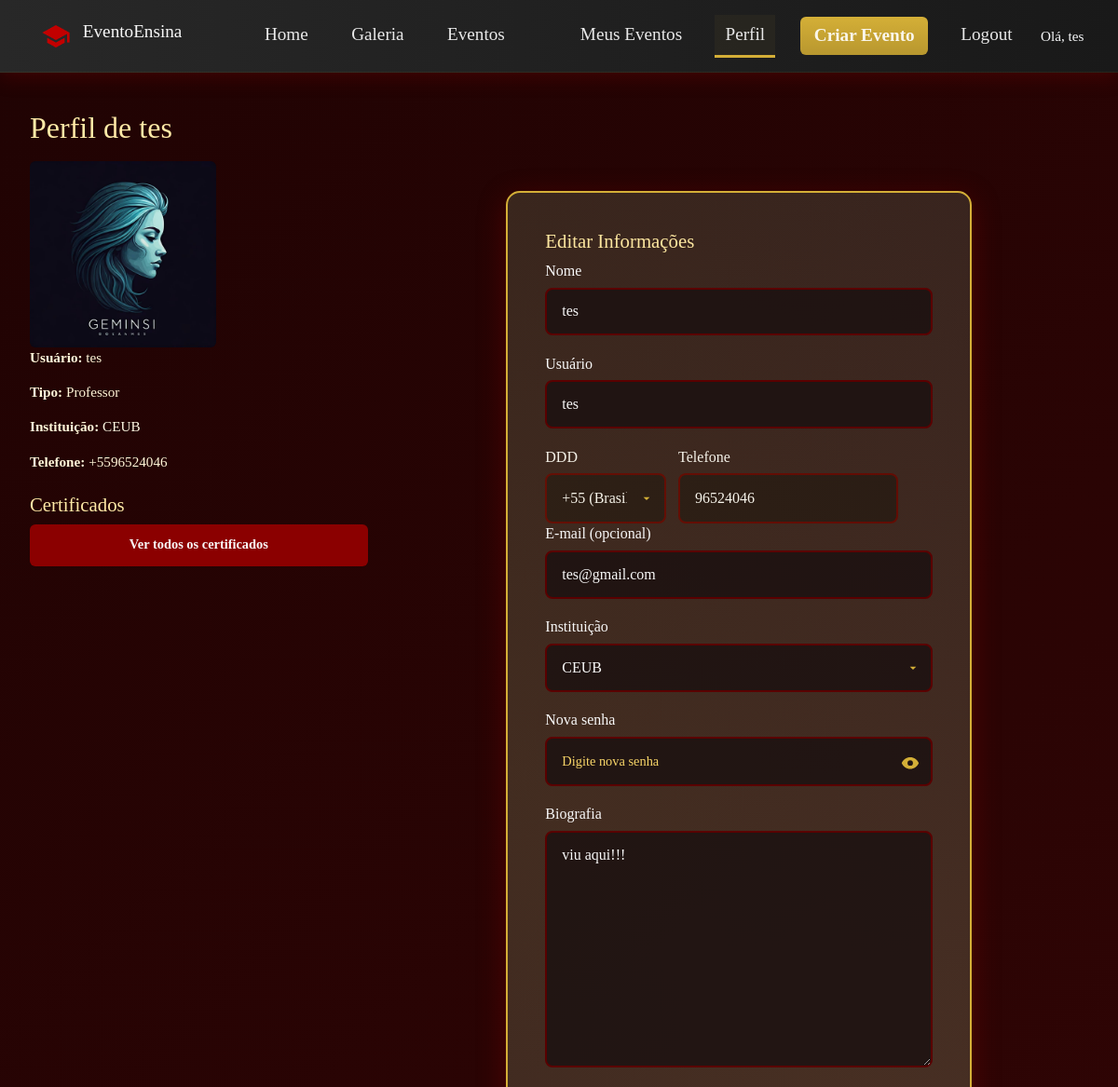
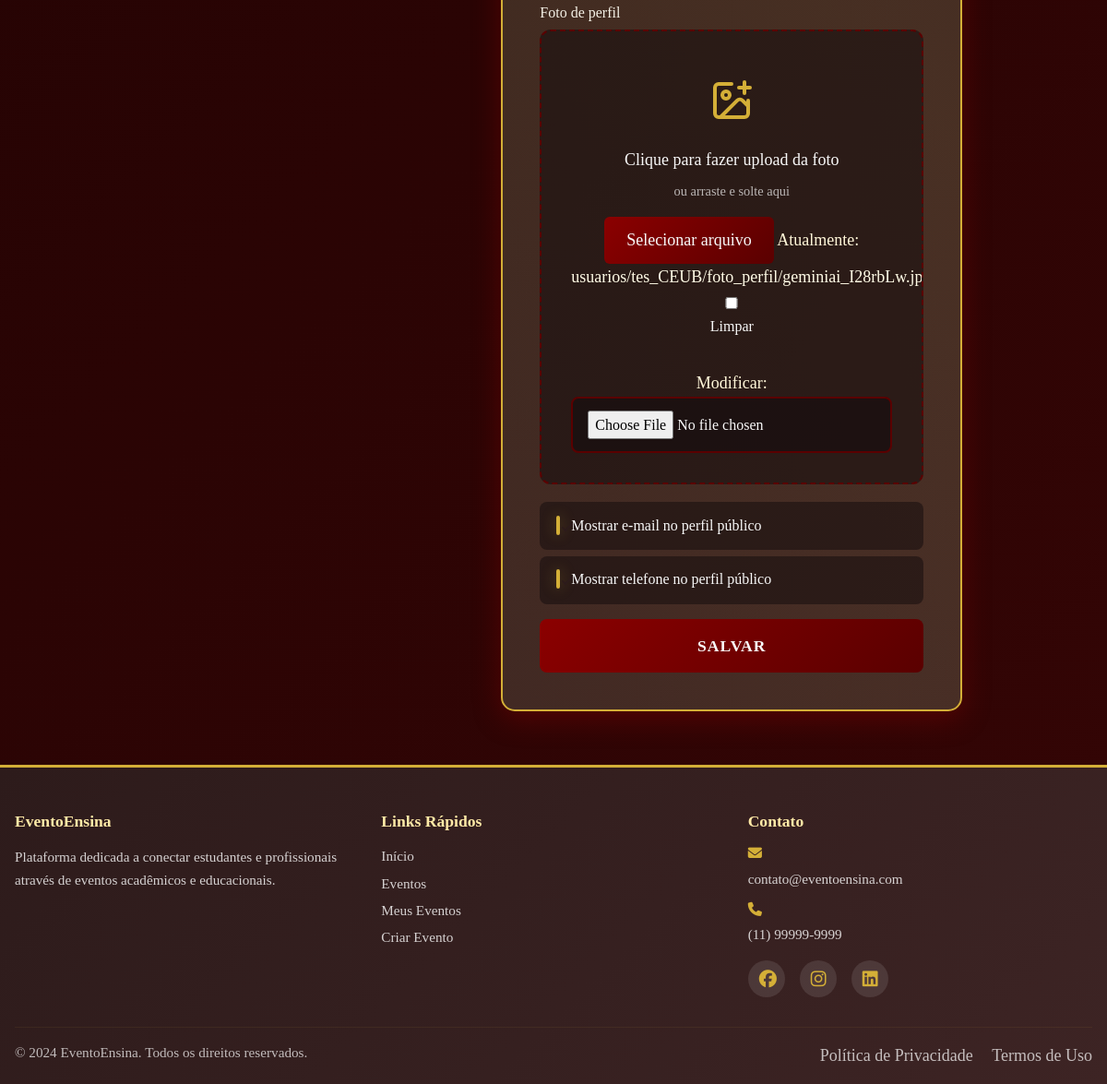
Screenshot of /usuarios/perfil/ (signed in) with the database file from the repository (2 pictures, top to bottom).
### usuarios/models.py (models this page shows, shortened)
class Usuario(models.Model):
    nome = models.CharField(max_length=150)
    ddd = models.ForeignKey(DDD, on_delete=models.SET_NULL, null=True, blank=True)
    telefone = models.CharField(max_length=15, blank=True, null=True)
    instituicao = models.ForeignKey(Instituicao, on_delete=models.SET_NULL, null=True, blank=True)
    tipo = models.ForeignKey(TipoUsuario, on_delete=models.CASCADE)
    nome_usuario = models.CharField(max_length=50, unique=True)
    email = models.EmailField(blank=True, null=True)
    senha = models.CharField(max_length=128, blank=True, null=True)
    user = models.OneToOneField(settings.AUTH_USER_MODEL, on_delete=models.SET_NULL, null=True, blank=True, related_name='profile')
    base_dir = models.CharField(max_length=255, blank=True, null=True)

class Perfil(models.Model):
    usuario = models.OneToOneField(Usuario, on_delete=models.CASCADE)
    foto = models.ImageField(upload_to=user_directory_path, blank=True, null=True)
    biografia = models.TextField(blank=True, null=True)
    mostrar_email = models.BooleanField(default=False)
    mostrar_telefone = models.BooleanField(default=False)

class TipoUsuario(models.Model):
    tipo = models.CharField(max_length=50, unique=True)

class Instituicao(models.Model):
    nome = models.CharField(max_length=150)
    cidade = models.CharField(max_length=100, blank=True, null=True)
    estado = models.CharField(max_length=50, blank=True, null=True)
    pais = models.CharField(max_length=50, default='Brasil')
    email = models.EmailField(blank=True, null=True)
    telefone = models.CharField(max_length=20, blank=True, null=True)
    def __str__(self):
        return self.nome

### usuarios/views.py (the view, shortened to what this page needs)
# urls.py: path('perfil/', views.perfil, name='perfil'),
@usuario_login_required
def perfil(request):
    usuario = get_current_usuario(request)
    if usuario is None:
        if request.user.is_authenticated:
            messages.info(request, 'Nenhum perfil de aplicativo encontrado para sua conta Django. Por favor, complete o cadastro.')
            return redirect('cadastro')
        else:
            return redirect('login')
    perfil_obj, _ = Perfil.objects.get_or_create(usuario=usuario)
    if request.method == 'POST':
        uform = UsuarioEditForm(request.POST, instance=usuario)
        pform = PerfilForm(request.POST, request.FILES, instance=perfil_obj)
        if uform.is_valid() and pform.is_valid():
            from .utils import create_user_dirs
            created = False
            try:
                created = create_user_dirs(usuario)
            except Exception:
                created = False
            if not created:
                messages.warning(request, 'Atenção: não foi possível criar diretórios de usuário no servidor. Verifique permissões ou contate o administrador.')
            uform.save()
            try:
                perfil = pform.save()
            except Exception as e:
                import logging
                logger = logging.getLogger(__name__)
                logger.error(f'Erro ao salvar perfil para usuario {getattr(usuario, "id", None)}: {e}')
                messages.error(request, 'Erro ao salvar perfil (problema com upload de arquivo?). Verifique os arquivos e tente novamente.')
                return render(request, 'perfil.html', {'usuario': usuario, 'uform': uform, 'pform': pform, 'nav_items': nav_items})
            try:
                usuario.refresh_from_db()
                perfil_obj.refresh_from_db()
            except Exception:
                pass
            messages.success(request, 'Perfil atualizado com sucesso.')
            return redirect('perfil')
    else:
        uform = UsuarioEditForm(instance=usuario)
        pform = PerfilForm(instance=perfil_obj)
    import logging
    logger = logging.getLogger(__name__)
    logger.debug(f'perfil view: usuario={getattr(usuario, "id", None)} chamada method={request.method}')
    telefone = usuario.telefone.split(usuario.ddd.codigo)[-1]
    return render(request, 'perfil.html', {'usuario': usuario, 'uform': uform, 'pform': pform, 'nav_items': nav_items, 'telefone': telefone})

### usuarios/templates/perfil.html (shortened to what this page needs)
{% extends 'base/base.html' %}
{% load static %}
{% block extra_css %}
<link rel="stylesheet" href="{% static 'styles/forms.css' %}">
{% endblock %}
{% block content %}
<div class="container mt-4 perfil-container">
    <h1 class="mb-3">Perfil de {{ usuario.nome }}</h1>
    <div class="row perfil-grid">
        <div class="col-md-4 perfil-left">
            {% if usuario.perfil.foto %}
                <img src="{{ usuario.perfil.foto.url }}" alt="Foto de {{ usuario.nome }}" class="img-fluid rounded" style="max-width:200px;"/>
            {% else %}
                <img src="{% static 'images/unknown.svg' %}" alt="Sem foto" class="img-fluid rounded" style="max-width:200px;"/>
            {% endif %}
            <p><strong>Usuário:</strong> {{ usuario.nome_usuario }}</p>
            <p><strong>Tipo:</strong> {{ usuario.tipo.tipo }}</p>
            <p><strong>Instituição:</strong>
                {% if usuario.instituicao %}
                    <a href="{% url 'instituicao_publica' usuario.instituicao.id %}">{{ usuario.instituicao.nome }}</a>
                {% else %}
                    -
                {% endif %}
            </p>
            <p><strong>Telefone:</strong> {{ usuario.telefone }}</p>
            <h3 class="mt-4">Certificados</h3>
            <a href="{% url 'perfil_certificados' usuario.nome_usuario %}" class="btn btn-success mt-2">Ver todos os certificados</a>
        </div>
        <div class="col-md-8 perfil-right">
            <div class="form-container">
                <h3>Editar Informações</h3>
                <form method="post" enctype="multipart/form-data">
                    <p>
                        <label for="{{ uform.nome.id_for_label }}">Nome</label>
                        {{ uform.nome }}
                    </p>
                    <p>
                        <label for="{{ uform.nome_usuario.id_for_label }}">Usuário</label>
                        {{ uform.nome_usuario }}
                    </p>
                    <div class="telefone-group">
                        <div class="ddd-container">
                            <label for="{{ uform.ddd.id_for_label }}" class="ddd-label">DDD</label>
                            {{ uform.ddd }}
                        </div>
                        <div class="telefone-main-container">
                            <label for="{{ uform.telefone.id_for_label }}" class="telefone-label">Telefone</label>
                            {{ uform.telefone }}
                        </div>
                    </div>
                    <p>
                        <label for="{{ uform.email.id_for_label }}">E-mail (opcional)</label>
                        {{ uform.email }}
                    </p>
                    <p>
                        <label for="{{ uform.instituicao.id_for_label }}">Instituição</label>
                        {{ uform.instituicao }}
                    </p>
                    <p class="senha-container">
                        <label for="{{ uform.nova_senha.id_for_label }}">Nova senha</label>
                        {{ uform.nova_senha }}
                        <button type="button" id="toggleSenha" title="Mostrar/ocultar senha">
                            <svg id="iconShow" class="active" xmlns="http://www.w3.org/2000/svg" width="20" height="20" viewBox="0 0 24 24">
                                <path fill="currentColor" d="M12 4.5C7 4.5 2.73 7.61 1 12c1.73 4.39 6 7.5 11 7.5s9.27-3.11 11-7.5c-1.73-4.39-6-7.5-11-7.5m0 11a3.5 3.5 0 1 1 0-7a3.5 3.5 0 0 1 0 7"/>
                            </svg>
                        </button>
                    </p>
                    <p>
                        <label for="{{ pform.biografia.id_for_label }}">Biografia</label>
                        {{ pform.biografia }}
                    </p>
                    <div class="upload-container">
                        <label for="{{ pform.foto.id_for_label }}">Foto de perfil</label>
                        <div class="upload-area" id="uploadArea">
                            <div class="upload-icon">
                            </div>
                            <div class="upload-text">Clique para fazer upload da foto</div>
                            <div class="upload-subtext">ou arraste e solte aqui</div>
                            <button type="button" class="upload-btn">Selecionar arquivo</button>
                            {{ pform.foto }}
                        </div>
                    </div>
                    <label class="checkbox-container">
                        <span class="checkmark"></span>
                        <span class="checkbox-label">Mostrar e-mail no perfil público</span>
                    </label>
                    <label class="checkbox-container">
                        <span class="checkmark"></span>
                        <span class="checkbox-label">Mostrar telefone no perfil público</span>
                    </label>
                    <button type="submit" class="btn btn-primary">Salvar</button>
                </form>
            </div>
        </div>
    </div>
</div>
{% endblock %}

### instituicao_ensino/templates/base/base.html (shortened to what this page needs)
{% load static %}
<!DOCTYPE html>
<html lang="pt-br">
<head>
    <link rel="stylesheet" href="https://cdnjs.cloudflare.com/ajax/libs/font-awesome/6.6.0/css/all.min.css">
    <link href="https://cdn.jsdelivr.net/npm/bootstrap@5.3.2/dist/css/bootstrap.min.css" rel="stylesheet">
    <link rel="stylesheet" href="{% static 'styles/base.css' %}">
    <link rel="stylesheet" href="{% static 'styles/nav.css' %}">
    {% block extra_css %}{% endblock %}
</head>
<body>
    <nav class="navbar navbar-expand-lg navbar-dark bg-dark custom-navbar">
        <div class="container-fluid">
            <a class="navbar-brand" href="{% url 'main' %}">
                <img src="{% static 'favicon.png' %}" alt="Logo" width="32" height="32" class="d-inline-block align-text-top">
                EventoEnsina
            </a>
            <div class="collapse navbar-collapse" id="navbarSupportedContent">
                <ul class="navbar-nav me-auto mb-2 mb-lg-0">
                    {% for item in nav_left %}
                    <li class="nav-item">
                        <a class="nav-link" href="{{ item.url }}">{{ item.label }}</a>
                    </li>
                    {% endfor %}
                </ul>
                <ul class="navbar-nav ms-auto mb-2 mb-lg-0">
                    {% for item in nav_right %}
                    <li class="nav-item">
                        {% if item.label == 'Criar Evento' %}
                            <a class="nav-link btn btn-cta" href="{{ item.url }}">{{ item.label }}</a>
                        {% else %}
                            <a class="nav-link" href="{{ item.url }}">{{ item.label }}</a>
                        {% endif %}
                    </li>
                    {% endfor %}
                    {% if current_usuario %}
                    <li class="nav-item">
                        <span class="navbar-text text-light">Olá, {{ current_usuario.nome }}</span>
                    </li>
                    {% endif %}
                </ul>
            </div>
        </div>
    </nav>
    <main>
        {% block content %}{% endblock %}
    </main>
    <footer class="custom-footer">
        <div class="container">
            <div class="row">
                <div class="col-md-4 footer-section">
                    <h5>EventoEnsina</h5>
                    <p>Plataforma dedicada a conectar estudantes e profissionais através de eventos acadêmicos e educacionais.</p>
                </div>
                <div class="col-md-4 footer-section">
                    <h5>Links Rápidos</h5>
                    <ul class="footer-links">
                        <li><a href="{% url 'main' %}">Início</a></li>
                        <li><a href="{% url 'lista_eventos' %}">Eventos</a></li>
                        {% if current_usuario %}
                        <li><a href="{% url 'meus_eventos' %}">Meus Eventos</a></li>
                        <li><a href="{% url 'criar_evento' %}">Criar Evento</a></li>
                        {% endif %}
                    </ul>
                </div>
                <div class="col-md-4 footer-section">
                    <h5>Contato</h5>
                    <div class="contact-info">
                        <p><i class="fas fa-envelope"></i> contato@eventoensina.com</p>
                        <p><i class="fas fa-phone"></i> (11) 99999-9999</p>
                        <div class="social-links">
                            <a href="#" class="social-link"><i class="fab fa-facebook"></i></a>
                            <a href="#" class="social-link"><i class="fab fa-instagram"></i></a>
                            <a href="#" class="social-link"><i class="fab fa-linkedin"></i></a>
                        </div>
                    </div>
                </div>
            </div>
            <div class="footer-bottom">
                <hr>
                <div class="row">
                    <div class="col-md-6">
                        <p>&copy; 2024 EventoEnsina. Todos os direitos reservados.</p>
                    </div>
                    <div class="col-md-6 text-md-end">
                        <a href="#" class="footer-link">Política de Privacidade</a>
                        <a href="#" class="footer-link">Termos de Uso</a>
                    </div>
                </div>
            </div>
        </div>
    </footer>
</body>
</html>

### rows the page displays
Usuario: nome "tes", perfil.foto (picture), nome_usuario "tes", tipo.tipo "Professor", instituicao.nome "CEUB", telefone "+5596524046", ddd "+55 (Brasil)", telefone "96524046", email "tes@gmail.com", instituicao "CEUB"
Perfil: biografia "viu aqui!!!"

### other values shown
{{ item.label }} "Home" "Galeria" "Eventos"
{{ item.label }} "Meus Eventos" "Perfil" "Logout"
{{ item.label }} "Criar Evento"
